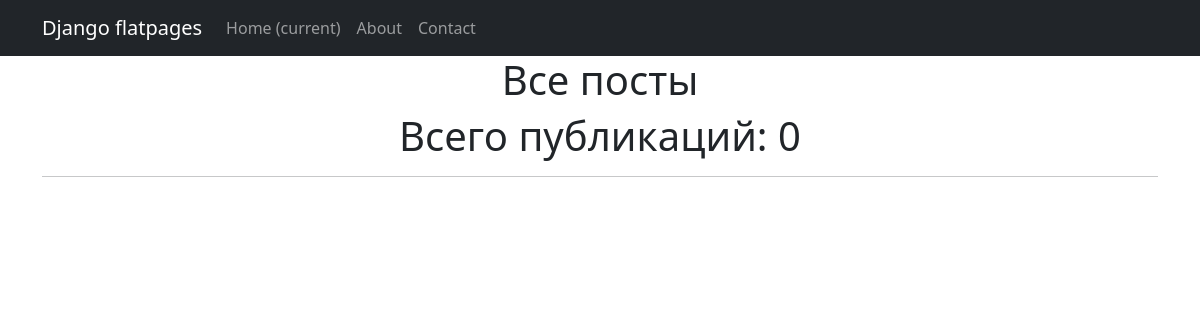
The page /news/ on the database as committed earlier.
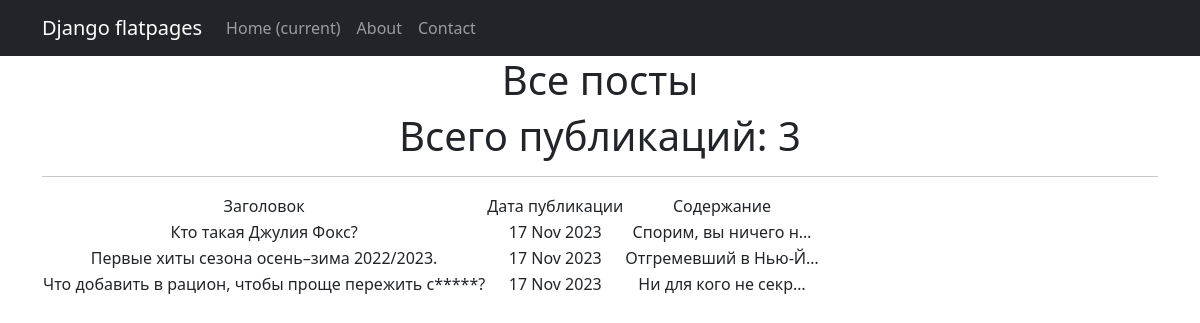
The same page on the database as committed later.
### news/models.py (models this page shows, shortened)
class Post (models.Model):
    news = 'NE'
    article = 'AR'
    Positions = [
        (news, 'Новости'),
        (article, 'Публикации')
    ]
    head = models.CharField(max_length=200)
    text = models.TextField()
    position = models.CharField(
        max_length=2,
        choices=Positions,
        default=news)
    timing_post = models.DateTimeField(auto_now_add=True)
    author = models.ForeignKey(Author, on_delete=models.CASCADE, related_name='posts')
    post_category = models.ManyToManyField(Category, through='PostCategory')
    rating = models.IntegerField(default=0)

### news/views.py (the view)
# urls.py: path('', PostsList.as_view()),
class PostsList(ListView):
    model = Post
    ordering = 'head'
    template_name = 'news.html'
    context_object_name = 'news'
    def get_context_data(self, **kwargs):
        context = super().get_context_data(**kwargs)
        context['time_now'] = datetime.utcnow()
        return context

### news/templatetags/custom_filters.py (called while the page is built)
@register.filter()
def censor(word):
    if isinstance(word, str):
       for i in cens:
           word = word.replace(i[1:], '*' * len(i[1:]))
    else:
       raise ValueError(
         'custom_filters -> censor -> A string is expected, but a different data type has been entered')
    return word

### templates/news.html (shortened to what this page needs)
{% extends 'flatpages/default.html' %}
{% load custom_filters %}
{% block content %}
   <h1>Все посты</h1>
    <h1>Всего публикаций: {{news|length}}</h1>
   <hr>
   {% if news %}
       <table>
           <tr>
               <td>Заголовок</td>
               <td>Дата публикации</td>
               <td>Содержание</td>
           </tr>
           {% for new in news %}
           <tr>
               <td>{{ new.head|censor }}</td>
               <td>{{ new.timing_post|date:'d M Y' }}</td>
               <td>{{ new.text|truncatechars:20|censor }}</td>
           </tr>
           {% endfor %}
       </table>
    {% endif %}
{% endblock content %}

### templates/flatpages/default.html (shortened to what this page needs)
<!DOCTYPE html>
<html lang="en">
    <head>
        {% load static %}
        <link href="{% static 'css/styles.css' %}" rel="stylesheet" />
    </head>
    <body>
        <nav class="navbar navbar-expand-lg navbar-dark bg-dark static-top">
            <div class="container">
                <a class="navbar-brand" href="#">Django flatpages</a>
                <div class="collapse navbar-collapse" id="navbarResponsive">
                    <ul class="navbar-nav ml-auto">
                        <li class="nav-item active">
                            <a class="nav-link" href="#">Home
                                <span class="sr-only">(current)</span>
                            </a>
                        </li>
                        <li class="nav-item">
                            <a class="nav-link" href="/about/">About</a>
                        </li>
                        <li class="nav-item">
                            <a class="nav-link" href="/contacts/">Contact</a>
                        </li>
                    </ul>
                 </div>
             </div>
        </nav>
      <div class="container">
        <div class="row">
            <div class="col-lg-12 text-center">
                {% block content %}{% endblock content %}
            </div>
        </div>
</div>
    </body>
</html>

Rows that differ between the two databases and show on the page:
added Post: head|censor "Кто такая Джулия Фокс?", timing_post "17 Nov 2023", text|censor "Спорим, вы ничего н…"
added Post: head|censor "Первые хиты сезона осень–зима 2022/2023.", timing_post "17 Nov 2023", text|censor "Отгремевший в Нью-Й…"
added Post: head|censor "Что добавить в рацион, чтобы проще пережить с*****?", timing_post "17 Nov 2023", text|censor "Ни для кого не секр…"
Other text that changed with them:
{{ news|length }}: "0" → "3"
text now shown: "Заголовок Дата публикации Содержание"
